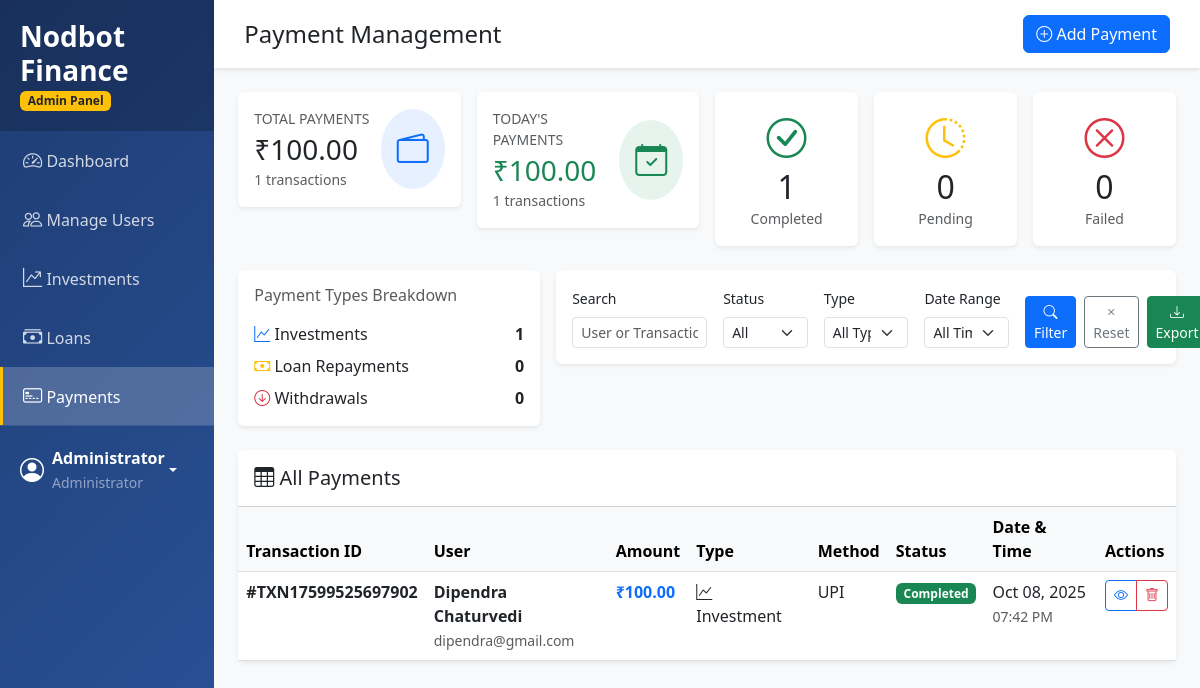
The page /admin/payments.php (signed in) on the database its author committed.
### tables this page shows
CREATE TABLE `payments` (
  `id` int(11) NOT NULL,
  `user_id` int(11) NOT NULL,
  `amount` decimal(15,2) NOT NULL,
  `payment_type` varchar(50) DEFAULT NULL,
  `payment_method` varchar(50) DEFAULT NULL,
  `transaction_id` varchar(100) DEFAULT NULL,
  `investment_id` int(11) DEFAULT NULL,
  `loan_id` int(11) DEFAULT NULL,
  `status` varchar(20) DEFAULT 'completed',
  `payment_date` timestamp NOT NULL DEFAULT current_timestamp()
);

CREATE TABLE `users` (
  `id` int(11) NOT NULL,
  `name` varchar(100) NOT NULL,
  `email` varchar(100) NOT NULL,
  `password` varchar(255) NOT NULL,
  `phone` varchar(15) DEFAULT NULL,
  `user_type` enum('user','admin') DEFAULT 'user',
  `created_at` timestamp NOT NULL DEFAULT current_timestamp()
);

### admin/payments.php (the view, shortened to what the rows shown need)
<?php
require_once '../config.php';
require_once '../includes/functions.php';
$stats_query = "SELECT
    COUNT(*) as total_count,
    COALESCE(SUM(amount), 0) as total_amount,
    COUNT(CASE WHEN payment_type = 'investment' THEN 1 END) as investment_payments,
    COUNT(CASE WHEN payment_type = 'loan_repayment' THEN 1 END) as loan_payments,
    COUNT(CASE WHEN payment_type = 'withdrawal' THEN 1 END) as withdrawals,
    COUNT(CASE WHEN status = 'completed' THEN 1 END) as completed_count,
    COUNT(CASE WHEN status = 'pending' THEN 1 END) as pending_count,
    COUNT(CASE WHEN status = 'failed' THEN 1 END) as failed_count,
    COUNT(CASE WHEN DATE(payment_date) = CURDATE() THEN 1 END) as today_payments,
    COALESCE(SUM(CASE WHEN DATE(payment_date) = CURDATE() THEN amount ELSE 0 END), 0) as today_amount
    FROM payments";
$stats_result = mysqli_query($conn, $stats_query);
$stats = $stats_result ? mysqli_fetch_assoc($stats_result) : [
    'total_count' => 0,
    'total_amount' => 0,
    'investment_payments' => 0,
    'loan_payments' => 0,
    'withdrawals' => 0,
    'completed_count' => 0,
    'pending_count' => 0,
    'failed_count' => 0,
    'today_payments' => 0,
    'today_amount' => 0
];
$payments_query = "SELECT p.*, u.name as user_name, u.email as user_email
                   FROM payments p
                   LEFT JOIN users u ON p.user_id = u.id
                   WHERE 1=1";
$payments_query .= " ORDER BY p.payment_date DESC";
$payments_result = mysqli_query($conn, $payments_query);
?>
<!DOCTYPE html>
<html lang="en">
<head>
    <link href="https://cdn.jsdelivr.net/npm/bootstrap@5.3.0/dist/css/bootstrap.min.css" rel="stylesheet">
    <link rel="stylesheet" href="https://cdn.jsdelivr.net/npm/bootstrap-icons@1.11.1/font/bootstrap-icons.css">
</head>
<body>
    <div class="d-flex">
        <div id="content">
            <div class="container-fluid p-4">
                <div class="row g-3 mb-4">
                    <div class="col-md-2">
                        <div class="card stats-card border-0 shadow-sm" style="border-left-color: #198754 !important;">
                            <div class="card-body text-center">
                                <h2 class="mb-0"><?php echo $stats['completed_count']; ?></h2>
                            </div>
                        </div>
                    </div>
                    <div class="col-md-2">
                        <div class="card stats-card border-0 shadow-sm" style="border-left-color: #ffc107 !important;">
                            <div class="card-body text-center">
                                <h2 class="mb-0"><?php echo $stats['pending_count']; ?></h2>
                            </div>
                        </div>
                    </div>
                    <div class="col-md-2">
                        <div class="card stats-card border-0 shadow-sm" style="border-left-color: #dc3545 !important;">
                            <div class="card-body text-center">
                                <h2 class="mb-0"><?php echo $stats['failed_count']; ?></h2>
                            </div>
                        </div>
                    </div>
                </div>
                <div class="row">
                    <div class="col-12">
                        <div class="card border-0 shadow-sm">
                            <div class="card-body p-0">
                                <div class="table-responsive">
                                    <table class="table table-hover mb-0">
                                        <thead class="table-light">
                                            <tr>
                                                <th>Transaction ID</th>
                                                <th>User</th>
                                                <th>Amount</th>
                                                <th>Type</th>
                                                <th>Method</th>
                                                <th>Status</th>
                                                <th>Date & Time</th>
                                                <th>Actions</th>
                                            </tr>
                                        </thead>
                                        <tbody>
                                            <?php
                                            if ($payments_result && mysqli_num_rows($payments_result) > 0) {
                                                while ($payment = mysqli_fetch_assoc($payments_result)) {
                                                    $status_colors = [
                                                        'completed' => 'success',
                                                        'pending' => 'warning',
                                                        'failed' => 'danger'
                                                    ];
                                                    $status_class = $status_colors[$payment['status']] ?? 'secondary';
                                                    $type_icons = [
                                                        'investment' => 'graph-up',
                                                        'loan_repayment' => 'cash',
                                                        'withdrawal' => 'arrow-down-circle'
                                                    ];
                                                    $type_icon = $type_icons[$payment['payment_type']] ?? 'currency-dollar';
                                                    echo '<tr>';
                                                    echo '<td><strong>#' . htmlspecialchars($payment['transaction_id'] ?? 'TXN' . str_pad($payment['id'], 6, '0', STR_PAD_LEFT)) . '</strong></td>';
                                                    echo '<td>
                                                            <strong>' . htmlspecialchars($payment['user_name']) . '</strong><br>
                                                            <small class="text-muted">' . htmlspecialchars($payment['user_email']) . '</small>
                                                          </td>';
                                                    echo '<td><strong class="text-primary">' . formatCurrency($payment['amount']) . '</strong></td>';
                                                    echo '<td>
                                                            <i class="bi bi-' . $type_icon . '"></i>
                                                            ' . ucwords(str_replace('_', ' ', $payment['payment_type'])) . '
                                                          </td>';
                                                    echo '<td>' . htmlspecialchars($payment['payment_method'] ?? 'N/A') . '</td>';
                                                    echo '<td><span class="badge bg-' . $status_class . '">' . ucfirst($payment['status']) . '</span></td>';
                                                    echo '<td>
                                                            ' . date('M d, Y', strtotime($payment['payment_date'])) . '<br>
                                                            <small class="text-muted">' . date('h:i A', strtotime($payment['payment_date'])) . '</small>
                                                          </td>';
                                                    echo '<td>
                                                            <div class="btn-group btn-group-sm">';
                                                    if ($payment['status'] == 'pending') {
                                                        echo '<button class="btn btn-success" onclick="updatePaymentStatus(' . $payment['id'] . ', \'completed\')" title="Mark Completed">
                                                                <i class="bi bi-check"></i>
                                                              </button>
                                                              <button class="btn btn-danger" onclick="updatePaymentStatus(' . $payment['id'] . ', \'failed\')" title="Mark Failed">
                                                                <i class="bi bi-x"></i>
                                                              </button>';
                                                    } else {
                                                        echo '<button class="btn btn-outline-primary" onclick="viewPayment(' . $payment['id'] . ')" title="View Details">
                                                                <i class="bi bi-eye"></i>
                                                              </button>';
                                                    }
                                                    echo '      <button class="btn btn-outline-danger" onclick="deletePayment(' . $payment['id'] . ')" title="Delete">
                                                                <i class="bi bi-trash"></i>
                                                              </button>
                                                            </div>
                                                          </td>';
                                                    echo '</tr>';
                                                }
                                            } else {
                                                echo '<tr><td colspan="8" class="text-center py-5 text-muted">
                                                        <i class="bi bi-inbox fs-1"></i><br>
                                                        No payments found
                                                      </td></tr>';
                                            }
                                            ?>
                                        </tbody>
                                    </table>
                                </div>
                            </div>
                        </div>
                    </div>
                </div>
            </div>
        </div>
    </div>
</body>
</html>

### rows shown on the page
payments: transaction "TXN17599525697902", user.name "Dipendra Chaturvedi", user.email "dipendra@gmail.com", amount "₹100.00", payment_type "Investment", payment_method "UPI", status "Completed", payment_date "Oct 08, 2025", payment_date "07:42 PM"

### other values the page prints
APP_NAME "Nodbot Finance"
$user['name'] "Administrator"
formatCurrency($stats['total_amount']) "₹100.00"
$stats['total_count'] "1"
formatCurrency($stats['today_amount']) "₹100.00"
$stats['today_payments'] "1"
$stats['completed_count'] "1"
$stats['pending_count'] "0"
$stats['failed_count'] "0"
$stats['investment_payments'] "1"
$stats['loan_payments'] "0"
$stats['withdrawals'] "0"
